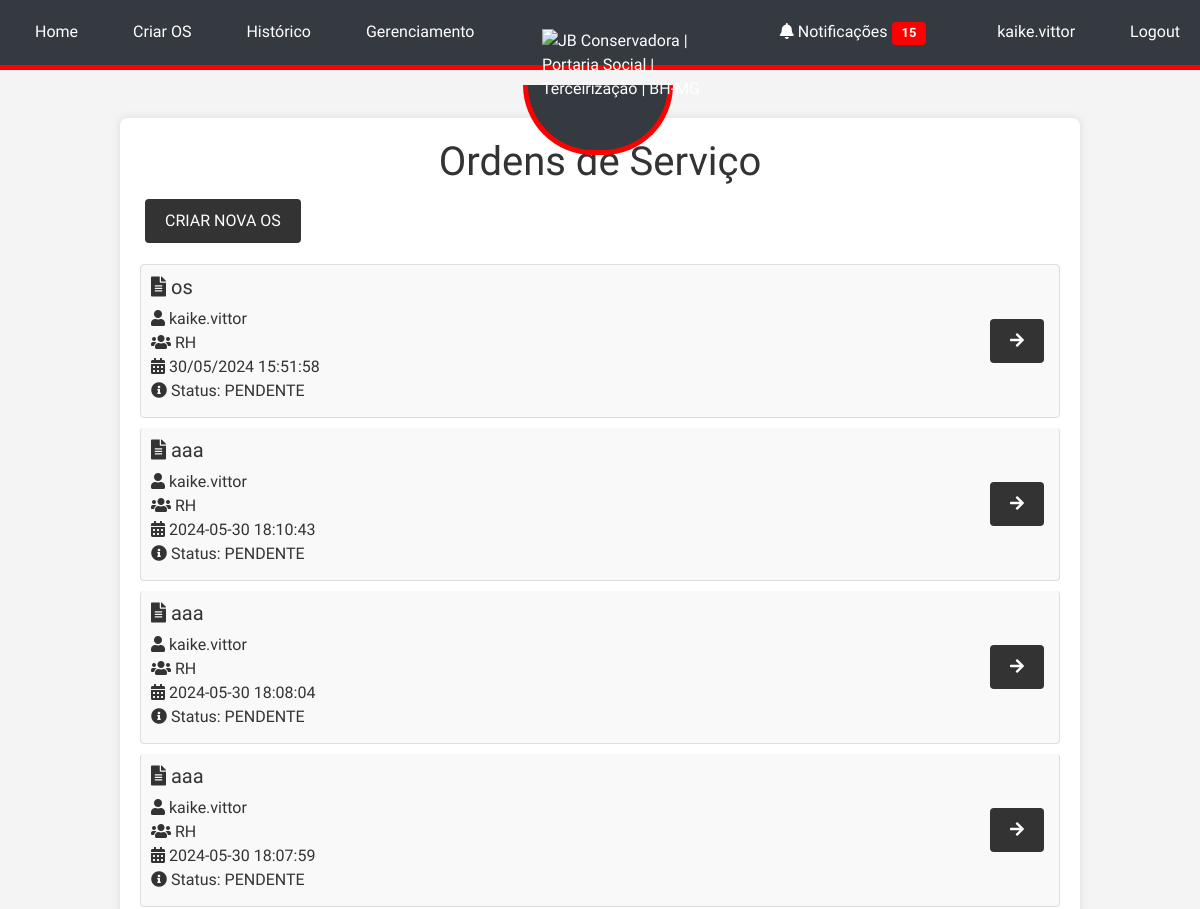
Page / (signed in, upper part) on the earlier database version.
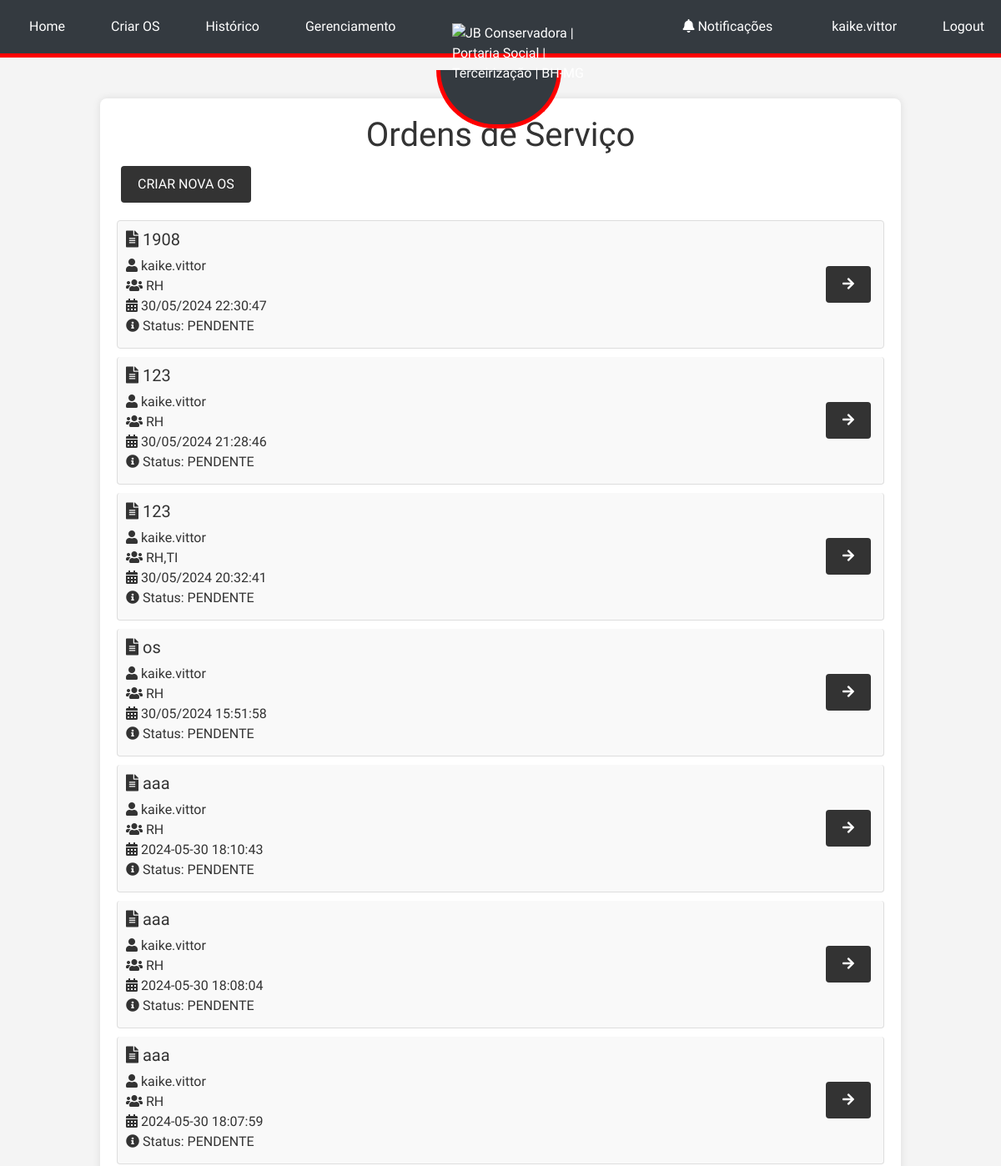
Same page on the later database version.
### tables this page shows
CREATE TABLE os (
            id INTEGER PRIMARY KEY AUTOINCREMENT,
            file_path TEXT NOT NULL,
            created_at TEXT NOT NULL,
            name TEXT,
            creator_id INTEGER, ultima_notificacao TEXT, status TEXT DEFAULT "PENDENTE",
            FOREIGN KEY(creator_id) REFERENCES users(id)
        );

### app.py (the view)
    @app.route('/')
    @login_required
    def index():
        conn = sqlite3.connect('site.db')
        conn.row_factory = sqlite3.Row  # Permite acessar os resultados como dicionário
        c = conn.cursor()
        c.execute('''
            SELECT os.id, os.file_path, os.created_at, os.name, os.creator_id, users.username,
               os.status,
               GROUP_CONCAT(DISTINCT sector.name) AS sectors
        FROM os
        JOIN users ON os.creator_id = users.id
        LEFT JOIN sector ON os.id = sector.os_id
        WHERE os.status = 'PENDENTE'
        GROUP BY os.id, os.file_path, os.created_at, os.name, os.creator_id, users.username, os.status
        ORDER BY os.created_at DESC
    ''')
        orders = c.fetchall()
        c.execute('SELECT COUNT(*) FROM notifications WHERE user_id = ? AND is_read = 0', (current_user.id,))
        unread_notifications_count = c.fetchone()[0]
        conn.close()
        return render_template('index.html', orders=orders, unread_notifications_count=unread_notifications_count)

### templates/index.html
{% extends "base.html" %}
{% block content %}
  <h1>Ordens de Serviço</h1>
  {% if current_user.sector in ['COMERCIAL', 'ADMIN'] %}
  <a href="{{ url_for('create_os') }}" class="btn btn-primary mb-3">Criar Nova OS</a>
  {% endif %}
  <div class="list-group">
    {% for order in orders %}
      <div class="list-group-item">
        <div class="d-flex justify-content-between align-items-center">
          <div>
            <h5><i class="fas fa-file-alt"></i> {{ order['name'] }}</h5>
            <p class="mb-1">
              <i class="fas fa-user"></i> {{ order['username'] }}<br>
              <i class="fas fa-users"></i> {{ order['sectors'] }}<br>
              <i class="fas fa-calendar-alt"></i> {{ order['created_at'] }}<br>
              <i class="fas fa-info-circle"></i> Status: {{ order['status'] }}
            </p>
          </div>
          <a href="{{ url_for('view_os', os_id=order['id']) }}" class="btn btn-primary">
            <i class="fas fa-arrow-right"></i>
          </a>
        </div>
      </div>
    {% endfor %}
  </div>
{% endblock %}

### templates/base.html (shortened to what this page needs)
<!DOCTYPE html>
<html lang="en">
<head>
    <link rel="stylesheet" href="https://stackpath.bootstrapcdn.com/bootstrap/4.5.2/css/bootstrap.min.css">
    <link rel="stylesheet" href="{{ url_for('static', filename='style.css') }}">
    <link rel="stylesheet" href="https://cdnjs.cloudflare.com/ajax/libs/font-awesome/5.15.3/css/all.min.css">
</head>
<body>
    {% if request.endpoint != 'login' %}
    <div class="navbar">
        <div class="navbar-left">
            <a href="{{ url_for('index') }}" class="menu-item">Home</a>
            {% if current_user.is_authenticated %}
                {% if current_user.sector in ['COMERCIAL', 'ADMIN'] %}
                    <a href="{{ url_for('create_os') }}" class="menu-item">Criar OS</a>
                {% endif %}
                <a href="{{ url_for('history') }}" class="menu-item">Histórico</a>
                {% if current_user.username == 'kaike.vittor' %}
                    <a href="{{ url_for('manage') }}" class="menu-item">Gerenciamento</a>
                {% endif %}
            {% else %}
                <a href="{{ url_for('login') }}" class="menu-item">Login</a>
            {% endif %}
        </div>
        <div class="logo-container">
            <img src="https://jbconservadora.com.br/wp-content/uploads/2020/09/logo-final-jb.png" alt="JB Conservadora | Portaria Social | Terceirização | BH-MG" class="logo">
        </div>
        <div class="navbar-right">
            {% if current_user.is_authenticated %}
                <a href="{{ url_for('notifications') }}" class="menu-item mr-3">
                    <i class="fas fa-bell"></i> Notificações
                    {% if g.unread_notifications_count > 0 %}
                        <span class="badge badge-danger">{{ g.unread_notifications_count }}</span>
                    {% endif %}
                </a>
                <a class="menu-item">{{ current_user.username }}</a>
                <a href="{{ url_for('logout') }}" class="menu-item">Logout</a>
            {% endif %}
        </div>
    </div>
    {% endif %}
    <div class="container mt-5">
        {% block content %}{% endblock %}
    </div>
</body>
</html>

Differences in the rows shown:
added os: name "1908", username "kaike.vittor", sectors "RH", created_at "30/05/2024 22:30:47", status "PENDENTE"
added os: name "123", username "kaike.vittor", sectors "RH", created_at "30/05/2024 21:28:46", status "PENDENTE"
added os: name "123", username "kaike.vittor", sectors "RH,TI", created_at "30/05/2024 20:32:41", status "PENDENTE"
Other differences:
{{ g.unread_notifications_count }}: "15" → (not shown)
